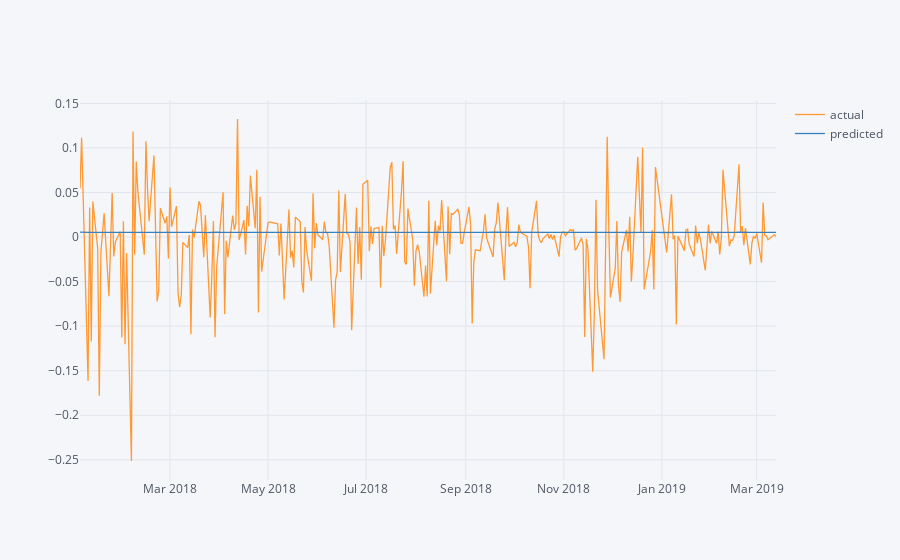

The notebook cell saved with this chart:
### Code cell
# 実際のBTC_USDの変化率と予測結果（2018-01-4から2019-03-13まで）
pd.DataFrame({
    "actual": test_y["close_btc"],
    "predicted": model.predict(test_x).reshape(1, -1)[0]
}).iplot()

### Figure 1 — Plotly figure (JSON) as saved in the notebook; plotly's stock layout.template omitted (floating-point values rounded to 4 significant figures; data arrays with more than 128 entries replaced by an {"elided": "..."} marker saying what was removed)
{"data": [{"line": {"color": "rgba(255, 153, 51, 1.0)", "dash": "solid", "shape": "linear", "width": 1.3}, "mode": "lines", "name": "actual", "text": "", "type": "scatter", "uid": "d5bb7bcc-4881-42a4-9326-3694c2f1474c", "x": {"elided": "293 str values"}, "y": {"elided": "293 float values"}}, {"line": {"color": "rgba(55, 128, 191, 1.0)", "dash": "solid", "shape": "linear", "width": 1.3}, "mode": "lines", "name": "predicted", "text": "", "type": "scatter", "uid": "0a7e629f-6cdb-4fab-b6fa-c3fb0f62e329", "x": {"elided": "293 str values"}, "y": {"elided": "293 float values"}}], "layout": {"legend": {"bgcolor": "#F5F6F9", "font": {"color": "#4D5663"}}, "paper_bgcolor": "#F5F6F9", "plot_bgcolor": "#F5F6F9", "title": {"font": {"color": "#4D5663"}}, "xaxis": {"gridcolor": "#E1E5ED", "showgrid": true, "tickfont": {"color": "#4D5663"}, "title": {"font": {"color": "#4D5663"}, "text": ""}, "zerolinecolor": "#E1E5ED"}, "yaxis": {"gridcolor": "#E1E5ED", "showgrid": true, "tickfont": {"color": "#4D5663"}, "title": {"font": {"color": "#4D5663"}, "text": ""}, "zerolinecolor": "#E1E5ED"}}}
